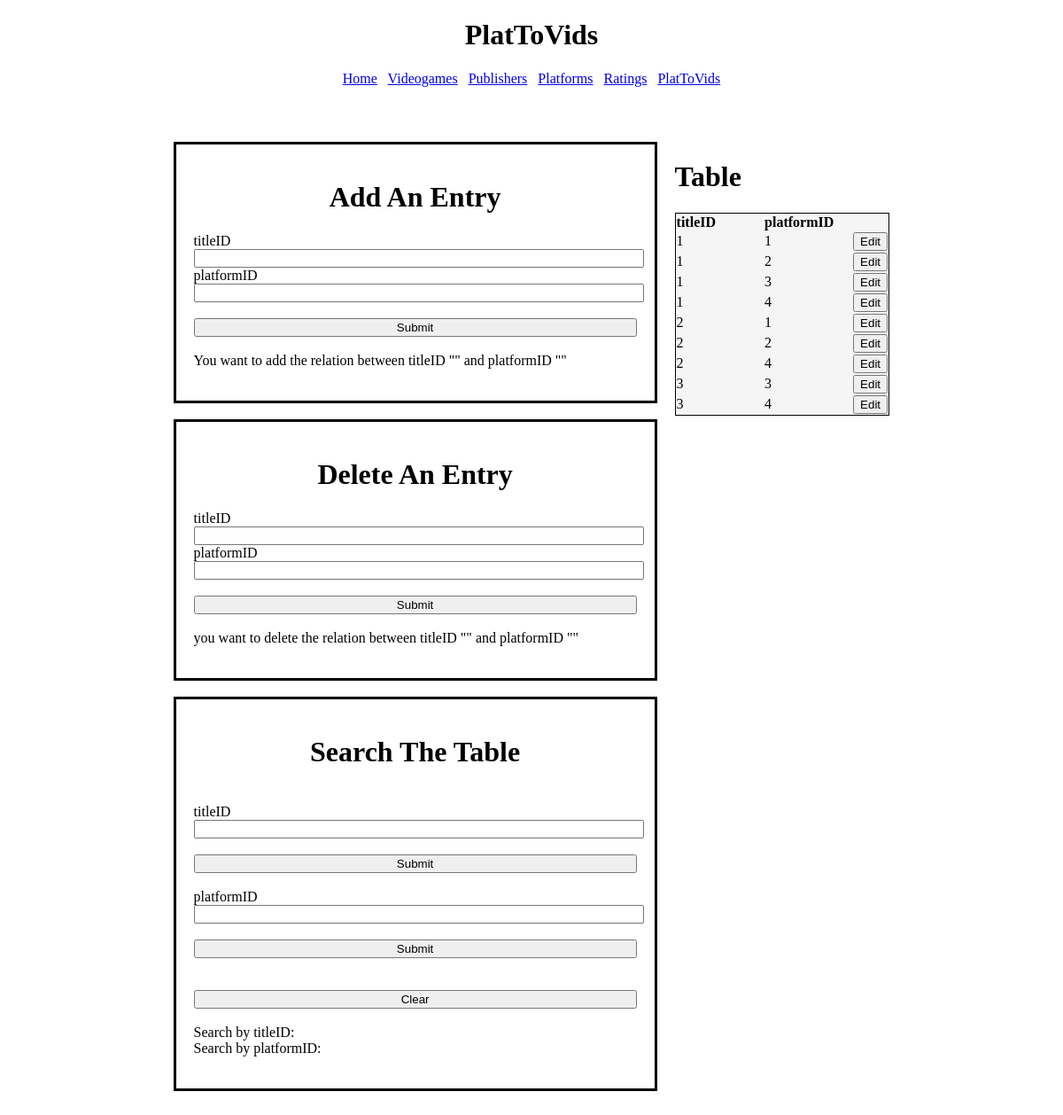
Screenshot of /PlatToVids.php with the database file from the repository.
### tables this page shows
CREATE TABLE `PlatToVids` (
  `titleID` int(11) NOT NULL DEFAULT '0',
  `platformID` int(11) DEFAULT '0',
  PRIMARY KEY (`titleID`,`platformID`),
  KEY `platformID` (`platformID`),
  CONSTRAINT `PlatToVids_ibfk_1` FOREIGN KEY (`titleID`) REFERENCES `Videogames` (`titleID`),
  CONSTRAINT `PlatToVids_ibfk_2` FOREIGN KEY (`platformID`) REFERENCES `Platforms` (`platformID`)
);

### dbhost.php (called while the page is built, shortened)
<?php
 $who = 1;
 if ($who == 0){
    $username = "cs340_rosenauk";
    $password = "8003";
    $host = "classmysql.engr.oregonstate.edu";
    $connector = mysql_connect($host, $username, $password)
        or die("Unable to connect");
    $selected = mysql_select_db("cs340_rosenauk", $connector)
        or die("Unable to connect");
    $person = 'rosenauk';
 } else {
    $person = 'hernafra';
 }
?>

### PlatToVids.php (the view, shortened to what this page needs)
<?php
 include_once 'dbhost.php';
 ?>
<!doctype html>
<html lang="en">
<head>
</head>
<body>
		<?php
		$result = mysql_query("SELECT * FROM PlatToVids ORDER BY titleID ASC");
		?>
	<h1 style="text-align:center;">
		PlatToVids
	</h1>
	<p style="text-align:center;">
		<?php
			echo "<a href='" . htmlspecialchars("https://web.engr.oregonstate.edu/~"
			. urlencode($person) . "/cs340/index.php") . "'>Home</a>";
		?>
		<?php
			echo "<a href='" . htmlspecialchars("https://web.engr.oregonstate.edu/~"
			. urlencode($person) . "/cs340/videogames.php") . "'>Videogames</a>";
		?>
		<?php
			echo "<a href='" . htmlspecialchars("https://web.engr.oregonstate.edu/~"
			. urlencode($person) . "/cs340/publishers.php") . "'>Publishers</a>";
		?>
		<?php
			echo "<a href='" . htmlspecialchars("https://web.engr.oregonstate.edu/~"
			. urlencode($person) . "/cs340/platforms.php") . "'>Platforms</a>";
		?>
		<?php
			echo "<a href='" . htmlspecialchars("https://web.engr.oregonstate.edu/~"
			. urlencode($person) . "/cs340/ratings.php") . "'>Ratings</a>";
		?>
		<?php
			echo "<a href='" . htmlspecialchars("https://web.engr.oregonstate.edu/~"
			. urlencode($person) . "/cs340/PlatToVids.php") . "'>PlatToVids</a>";
		?>
	</p>
	<br>
	<br>
<div class="row">
	<div class="column" style="margin-left:15%;">
	<div class="section">
		<p>
			<h1 style="text-align:center;">Add An Entry</h1>
			<div class="container">
				<form>
				  <label>titleID</label>
				  <input type="number" name="A_titleID"><br />
				  <label>platformID</label>
				  <input type="number" name="A_platformID"><br />
				  <br>
				  <input style="width = 100px" type="submit">
				</form>
			</div>
			<br>
			You want to add the relation between titleID "<?php echo $_GET["A_titleID"];?>" and platformID "<?php echo $_GET["A_platformID"];?>"
		</p>
	</div>
	<br>
	<div class="section">
		<p>
			<h1 style="text-align:center;">Delete An Entry</h1>
			<div class="container">
				<form>
				  <label>titleID</label>
				  <input type="number" name="D_titleID"><br />
				  <label>platformID</label>
				  <input type="number" name="D_platformID"><br />
				  <br>
				  <input style="width = 100px" type="submit">
				</form>
			</div>
			<br>
			you want to delete the relation between titleID "<?php echo $_GET["D_titleID"];?>" and platformID "<?php echo $_GET["D_platformID"];?>"
		</p>
	</div>
	<br>
	<div class="section">
		<p>
			<h1 style="text-align:center;">Search The Table</h1>
			<div class="container">
				<form>
				<br>
				  <label>titleID</label>
				  <input type="number" name="S_titleID"><br />
				  <br>
				  <input style="width = 100px" type="submit">
				</form>
				<form>
				<br>
				  <label>platformID</label>
				  <input type="number" name="S_platformID"><br />
				  <br>
				  <input style="width = 100px" type="submit">
				</form>
				<form>
				  <br>
				  <br>
				  <input style="width = 100px" type="submit" value="Clear">
				</form>
			</div>
			<br>
			Search by titleID:
			<br>
			Search by platformID:
			<br>
		</p>
	</div>
	<br>
	<br>
	<br>
	</div>
	<br>
	<div class="column">
	<p>
		<h1>Table</h1>
		<table style=" border:1px solid black; border-collapse: collapse; text-align: left;background-color: #F5F5F5;">
			<col width= "100px" />
			<col width= "100px" />
		  <tr>
			<th>titleID</th>
			<th>platformID</th>
			<th> </th>
		  </tr>
		  <?php
            while ($row = mysql_fetch_assoc($result)) {
                echo
                "<tr>
					<td>{$row['titleID']}</td>
					<td>{$row['platformID']}</td>
					<td><button>Edit</button></td>
				</tr>";
            }
            ?>
		</table>
	</p>
	</div>
</div>
</body>
</html>

### PlatToVids.php (style rules this page uses)
.container { width: 500px; clear: both; }
.container input { width: 100%; clear: both; }
.section { border-style: solid; width: fit-content; padding: 20px; }
.row { display: flex; }
.column { flex: 50%; padding: 10px; height: 300px; }

### rows the page displays
plattovids: titleID "1", platformID "1"
plattovids: titleID "1", platformID "2"
plattovids: titleID "1", platformID "3"
plattovids: titleID "1", platformID "4"
plattovids: titleID "2", platformID "1"
plattovids: titleID "2", platformID "2"
plattovids: titleID "2", platformID "4"
plattovids: titleID "3", platformID "3"
plattovids: titleID "3", platformID "4"
